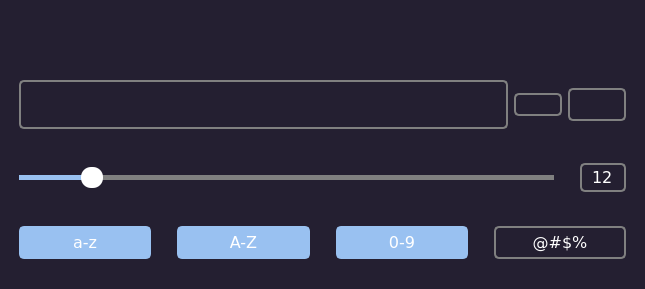
<?xml version="1.0" encoding="UTF-8"?>
<ui version="4.0">
 <class>MainWindow</class>
 <widget class="QMainWindow" name="MainWindow">
  <property name="geometry">
   <rect>
    <x>0</x>
    <y>0</y>
    <width>645</width>
    <height>289</height>
   </rect>
  </property>
  <property name="windowTitle">
   <string>Password Generator</string>
  </property>
  <property name="windowIcon">
   <iconset>
    <normalon>:/icons/icons/vpn_key_black_24dp.ico</normalon>
   </iconset>
  </property>
  <property name="styleSheet">
   <string notr="true">QWidget {
	background-color: rgb(36, 31, 49);
    color: white;
    font-family: Verdana;
    font-size: 12pt;
    margin: 10px;
}

QPushButton {
    border: 2px solid gray;
    border-radius: 5px;
}

QPushButton#btn_lower,
#btn_upper,
#btn_digits,
#btn_special {
    padding: 5px;
}

QPushButton:hover {
    border-color: rgb(255, 255, 255)
}

QPushButton:pressed {
    border: 4px solid rgb(153, 193, 241);
    border-radius: 5px;
}

QPushButton:checked {
	background-color: rgb(153, 193, 241);
    border-color: rgb(153, 193, 241);
}</string>
  </property>
  <widget class="QWidget" name="centralwidget">
   <property name="styleSheet">
    <string notr="true"/>
   </property>
   <layout class="QVBoxLayout" name="verticalLayout">
    <item>
     <layout class="QHBoxLayout" name="layout_info">
      <item alignment="Qt::AlignLeft">
       <widget class="QPushButton" name="logo">
        <property name="enabled">
         <bool>false</bool>
        </property>
        <property name="styleSheet">
         <string notr="true">border: none;</string>
        </property>
        <property name="text">
         <string/>
        </property>
        <property name="icon">
         <iconset>
          <disabledon>:/icons/icons/lock_white_24dp.svg</disabledon>
         </iconset>
        </property>
        <property name="iconSize">
         <size>
          <width>50</width>
          <height>50</height>
         </size>
        </property>
       </widget>
      </item>
      <item>
       <widget class="QLabel" name="label_strength">
        <property name="sizePolicy">
         <sizepolicy hsizetype="Preferred" vsizetype="Maximum">
          <horstretch>0</horstretch>
          <verstretch>0</verstretch>
         </sizepolicy>
        </property>
        <property name="text">
         <string/>
        </property>
        <property name="alignment">
         <set>Qt::AlignCenter</set>
        </property>
       </widget>
      </item>
      <item>
       <widget class="QLabel" name="label_entropy">
        <property name="sizePolicy">
         <sizepolicy hsizetype="Preferred" vsizetype="Maximum">
          <horstretch>0</horstretch>
          <verstretch>0</verstretch>
         </sizepolicy>
        </property>
        <property name="text">
         <string/>
        </property>
        <property name="alignment">
         <set>Qt::AlignCenter</set>
        </property>
       </widget>
      </item>
     </layout>
    </item>
    <item>
     <layout class="QHBoxLayout" name="layout_password">
      <item>
       <widget class="QFrame" name="frame_password">
        <property name="sizePolicy">
         <sizepolicy hsizetype="Preferred" vsizetype="Maximum">
          <horstretch>0</horstretch>
          <verstretch>0</verstretch>
         </sizepolicy>
        </property>
        <property name="styleSheet">
         <string notr="true">QFrame {
    border: 2px solid gray;
    border-radius: 5px;
    margin-right: 0;
}

QFrame:hover {
    border-color: white;
}</string>
        </property>
        <property name="frameShape">
         <enum>QFrame::StyledPanel</enum>
        </property>
        <property name="frameShadow">
         <enum>QFrame::Raised</enum>
        </property>
        <layout class="QHBoxLayout" name="horizontalLayout_2">
         <item>
          <widget class="QLineEdit" name="line_password">
           <property name="styleSheet">
            <string notr="true">QLineEdit {
    border: none;
    margin: 0;
    font-size: 16pt;
}</string>
           </property>
          </widget>
         </item>
         <item>
          <widget class="QPushButton" name="btn_visibility">
           <property name="styleSheet">
            <string notr="true">QPushButton {
    border: none;
    margin: 0;
    background-color: transparent;
}</string>
           </property>
           <property name="text">
            <string/>
           </property>
           <property name="icon">
            <iconset resource="resources.qrc">
             <normaloff>:/icons/icons/visibility_off_white_24dp.svg</normaloff>
             <normalon>:/icons/icons/visibility_white_24dp.svg</normalon>:/icons/icons/visibility_off_white_24dp.svg</iconset>
           </property>
           <property name="iconSize">
            <size>
             <width>30</width>
             <height>30</height>
            </size>
           </property>
           <property name="checkable">
            <bool>true</bool>
           </property>
           <property name="checked">
            <bool>true</bool>
           </property>
          </widget>
         </item>
        </layout>
       </widget>
      </item>
      <item>
       <widget class="QPushButton" name="btn_refresh">
        <property name="cursor">
         <cursorShape>PointingHandCursor</cursorShape>
        </property>
        <property name="styleSheet">
         <string notr="true">QPushButton {
    margin-right: 0;
    margin-left: 0;
}</string>
        </property>
        <property name="text">
         <string/>
        </property>
        <property name="icon">
         <iconset>
          <normalon>:/icons/icons/refresh_white_24dp.svg</normalon>
         </iconset>
        </property>
        <property name="iconSize">
         <size>
          <width>48</width>
          <height>48</height>
         </size>
        </property>
        <property name="shortcut">
         <string>Ctrl+R</string>
        </property>
       </widget>
      </item>
      <item>
       <widget class="QPushButton" name="btn_copy">
        <property name="cursor">
         <cursorShape>PointingHandCursor</cursorShape>
        </property>
        <property name="styleSheet">
         <string notr="true">QPushButton {
    padding: 5px;
    margin-left: 0;
}</string>
        </property>
        <property name="text">
         <string/>
        </property>
        <property name="icon">
         <iconset>
          <normalon>:/icons/icons/content_copy_white_24dp.svg</normalon>
         </iconset>
        </property>
        <property name="iconSize">
         <size>
          <width>38</width>
          <height>38</height>
         </size>
        </property>
        <property name="shortcut">
         <string>Ctrl+C</string>
        </property>
       </widget>
      </item>
     </layout>
    </item>
    <item>
     <layout class="QHBoxLayout" name="layout_length">
      <item>
       <widget class="QSlider" name="slider_length">
        <property name="cursor">
         <cursorShape>PointingHandCursor</cursorShape>
        </property>
        <property name="styleSheet">
         <string notr="true">QSlider::groove:horizontal {
    background-color: transparent;
    height: 5px;
}

QSlider::sub-page:horizontal {
    background-color: rgb(153, 193, 241);
}

QSlider::add-page:horizontal {
    background-color: gray;
}

QSlider::handle:horizontal {
    background-color: white;
    width: 22px;
    border-radius: 10px;
    margin-top: -8px;
    margin-bottom: -8px;
}</string>
        </property>
        <property name="maximum">
         <number>100</number>
        </property>
        <property name="value">
         <number>12</number>
        </property>
        <property name="orientation">
         <enum>Qt::Horizontal</enum>
        </property>
       </widget>
      </item>
      <item>
       <widget class="QSpinBox" name="spinbox_length">
        <property name="styleSheet">
         <string notr="true">QSpinBox {
    border: 2px solid gray;
    border-radius: 5px;
    background: transparent;
    padding: 2px;
}

QSpinBox:hover {
    border-color: white;
}</string>
        </property>
        <property name="alignment">
         <set>Qt::AlignCenter</set>
        </property>
        <property name="buttonSymbols">
         <enum>QAbstractSpinBox::NoButtons</enum>
        </property>
        <property name="maximum">
         <number>100</number>
        </property>
        <property name="value">
         <number>12</number>
        </property>
       </widget>
      </item>
     </layout>
    </item>
    <item>
     <layout class="QHBoxLayout" name="layout_characters">
      <item>
       <widget class="QPushButton" name="btn_lower">
        <property name="cursor">
         <cursorShape>PointingHandCursor</cursorShape>
        </property>
        <property name="text">
         <string>a-z</string>
        </property>
        <property name="checkable">
         <bool>true</bool>
        </property>
        <property name="checked">
         <bool>true</bool>
        </property>
       </widget>
      </item>
      <item>
       <widget class="QPushButton" name="btn_upper">
        <property name="cursor">
         <cursorShape>PointingHandCursor</cursorShape>
        </property>
        <property name="text">
         <string>A-Z</string>
        </property>
        <property name="checkable">
         <bool>true</bool>
        </property>
        <property name="checked">
         <bool>true</bool>
        </property>
       </widget>
      </item>
      <item>
       <widget class="QPushButton" name="btn_digits">
        <property name="cursor">
         <cursorShape>PointingHandCursor</cursorShape>
        </property>
        <property name="text">
         <string>0-9</string>
        </property>
        <property name="checkable">
         <bool>true</bool>
        </property>
        <property name="checked">
         <bool>true</bool>
        </property>
       </widget>
      </item>
      <item>
       <widget class="QPushButton" name="btn_special">
        <property name="cursor">
         <cursorShape>PointingHandCursor</cursorShape>
        </property>
        <property name="text">
         <string>@#$%</string>
        </property>
        <property name="checkable">
         <bool>true</bool>
        </property>
        <property name="checked">
         <bool>false</bool>
        </property>
       </widget>
      </item>
     </layout>
    </item>
   </layout>
  </widget>
 </widget>
 <resources>
  <include location="resources.qrc"/>
 </resources>
 <connections/>
</ui>
